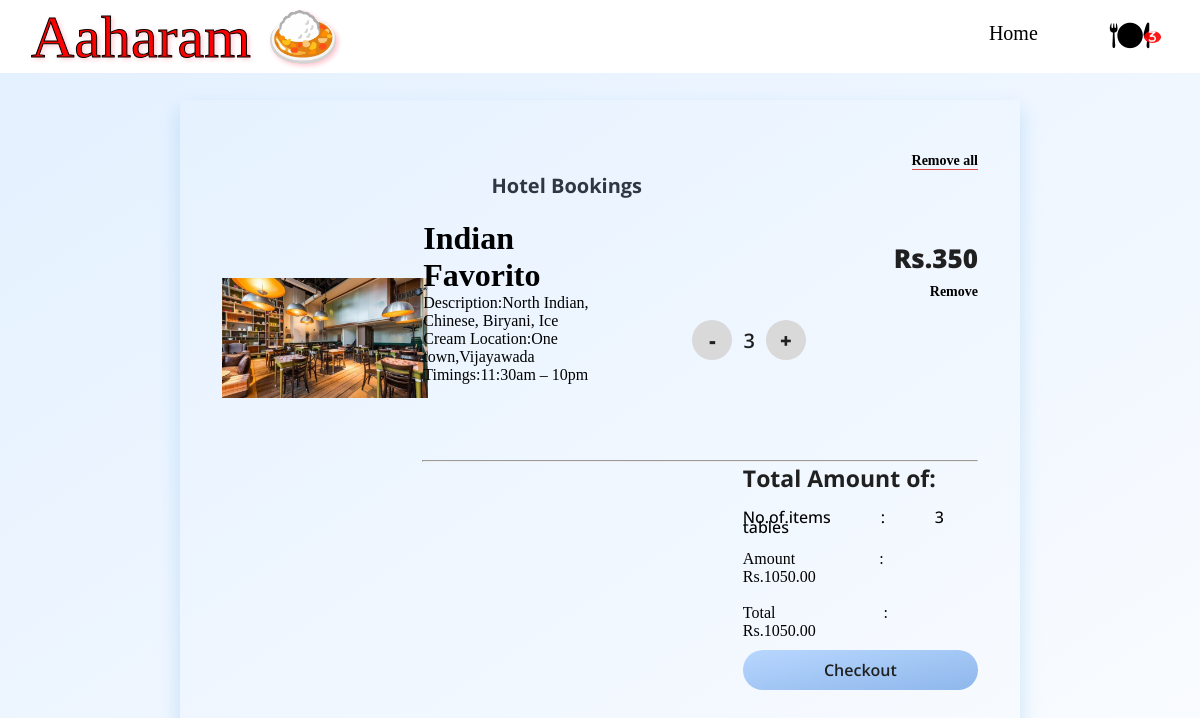
The page /dinein (signed in) on the database its author committed.
### Hositality/models.py (models this page shows, shortened)
class dine1(models.Model):
    user = models.ForeignKey(User, on_delete=models.CASCADE)
    product = models.ForeignKey(Dinein, on_delete=models.CASCADE)
    quantity = models.PositiveIntegerField(default=1)

class Dinein(models.Model):
    hname=models.CharField(max_length=200)
    Description=models.CharField(max_length=500)
    img=models.ImageField(upload_to='documents/')
    category=models.CharField(max_length=100)
    location=models.CharField(max_length=150)
    Timings=models.CharField(max_length=100)
    id = models.BigAutoField(primary_key=True)
    iprice = models.CharField(max_length=100)

### Hositality/views.py (the view)
# urls.py: path('dinein',views.dinein,name='dinein'),
def dinein(request):
    user = request.user
    cart = dine1.objects.filter(user=user)
    amount = 0
    q = 0
    for p in cart:
        k = int(p.product.iprice)
        q = q + p.quantity
        value = p.quantity * k
        amount = amount + value
    totalamount = amount
    return render(request, 'dinein.html', locals())

### Hositality/templates/dinein.html (shortened to what this page needs)
<!DOCTYPE html>
<html lang="en">
<head>
    {% load static %}
<link href="https://use.fontawesome.com/releases/v5.0.1/css/all.css" rel="stylesheet">
    <link rel='stylesheet' href="{% static 'hello.css' %}">
    <link href="https://use.fontawesome.com/releases/v5.0.1/css/all.css" rel="stylesheet">
    <link rel="stylesheet" href="https://cdnjs.cloudflare.com/ajax/libs/font-awesome/6.2.0/css/all.min.css">
    <link href="https://unpkg.com/aos@2.3.1/dist/aos.css" rel="stylesheet">
    <link rel="stylesheet" href="https://cdnjs.cloudflare.com/ajax/libs/font-awesome/4.7.0/css/font-awesome.min.css">
    <link rel="stylesheet" href="{% static 'cart.css' %}">
</head>
<body style="background-color:#FFFDD0;">
 <header>
<div class="container">
    <a href="#" class="h1">Aaharam   &#127835</a>
    <nav class="navigation bar">
    <ul class="unordered">
        <li><a href="pre">Home</a></li>
		<li>
			 <a href="dinein"> <i class="fa badge fa-lg" value={{q}} style="font-size:40px;">&#127869;</i></a>
        </li>
    </ul>
    </nav>
</div>
</header>
<br>
 <br>
 <div class="CartContainer">
   	   <div class="Header"><br>
   	   	<h3 class="Heading">Hotel Bookings</h3>
   	   	<h5 class="Action"><a href="removealld">Remove all</a></h5>
   	   </div>
        {%for item in cart%}
   	   <div class="Cart-Items">
   	   	  <div class="image-box">
   	   	  	<img src="{{item.product.img.url}}" style="height:120px" />
   	   	  </div>
   	   	  <div class="about">
   	   	  	<h1 class="ti">{{item.product.hname}}</h1>
			  Description:{{item.product.Description}}
		   Location:{{item.product.location}}
		   Timings:{{item.product.Timings}}
   	   	  </div>
   	   	  <div class="counter">
				<a class="btn" class="minus-cart" pid="{{item.product.id}}" id="product" href="minuscartd/{{item.product.id}}">-</a>
   	   	  	<span class="count" id="quantity">{{item.quantity}}</span>
			  <a class="btn plus-cart" pid="{{item.product.id}}" href="pluscartd/{{item.product.id}}" >+</a>
   	   	  </div>
   	   	  <div class="prices">
   	   	  	<div class="amount" >Rs.{{item.product.iprice}}</div>
   	   	  	<div class="remove"><u><a href="removecartd/{{item.product.id}}">Remove</a></u></div>
   	   	  </div>
   	   </div>
   	   {%endfor%}
   	 <hr>
   	 <div class="checkout">
   	 		<div class="Subtotal">Total Amount of:</div>
		 <br>
		 <div class="items">No.of.items&nbsp &nbsp&nbsp &nbsp&nbsp &nbsp&nbsp &nbsp:&nbsp &nbsp&nbsp &nbsp&nbsp &nbsp&nbsp &nbsp{{q}} tables</div>
		 <br>
		 <div id="amount">Amount &nbsp &nbsp&nbsp &nbsp&nbsp &nbsp&nbsp &nbsp&nbsp &nbsp&nbsp &nbsp&nbsp&nbsp:&nbsp &nbsp&nbsp &nbsp&nbsp &nbsp&nbsp &nbsp Rs.{{amount}}.00</div>
		 <br>
   	 	<div id="totalamount">
			Total&nbsp &nbsp&nbsp   &nbsp&nbsp &nbsp&nbsp   &nbsp&nbsp &nbsp&nbsp   &nbsp&nbsp &nbsp&nbsp   &nbsp&nbsp    &nbsp:&nbsp &nbsp&nbsp   &nbsp &nbsp&nbsp &nbsp Rs.{{totalamount}}.00
		</div>
   	 <div>
   	<a href="dineinch"> <button class="button" >Checkout</button></a>
   </div>
</div>
</body>
</html>

### Hositality/static/hello.css (style rules this page uses)
* { padding:0px; margin:0; text-decoration:none; border:border-box; box-sizing:none; list-style:none; outline:none; font-family:'Poppins'; color:black; }
:root { --orange:rgb(241,159,7); --black:rgb(0,0,0); --lightgrey:rgb(248,248,248); }
.h1 { color:red; -webkit-text-fill-color: red; -webkit-text-stroke-width: 1px; -webkit-text-stroke-color: black; font-size: 60px; font-family: Copperplate, Papyrus, fantasy; margin-left:30px; text-shadow: 2px 2px 5px pink; }
h3 { color:white; }
ul li { color:white; }
h3 { font-size:30px; margin-top:50px; }
.unordered { display:flex; }
.unordered li { margin-right:30px; margin-left:40px; margin-top:10px; font-size:20px; }
header { position:fixed; top:0; width:100%; align-items:center; z-index:2; }
.container { display:flex; justify-content:space-between; align-items:center; padding:1px; background-color:white; }
.badge:after { content:attr(value); font-size:12px; color: #fff; background: red; border-radius:50%; padding: 0 5px; position:relative; left:-8px; top:-10px; opacity:0.9; }

### Hositality/static/cart.css (style rules this page uses)
* { padding:0px; margin:0; text-decoration:none; border:border-box; box-sizing:none; list-style:none; outline:none; font-family:'Poppins'; color:black; }
:root { --orange:rgb(241,159,7); --black:rgb(0,0,0); --lightgrey:rgb(248,248,248); }
body { margin: 0; padding: 0; background: linear-gradient(to bottom right, #E3F0FF, #FAFCFF); height: 100vh; display: flex; justify-content: center; align-items: center; }
.CartContainer { margin-top:200px; width: 70%; height: 100%; background-color: ; border-radius: ; box-shadow: 0px 10px 20px #1687d933; }
.Header { margin: auto; width: 90%; height: 15%; display: flex; justify-content: space-between; align-items: center; }
.Heading { font-size: 20px; font-family: 'Open Sans'; font-weight: 700; color: #2F3841; }
.Action { font-size: 14px; font-family: 'Open Sans'; font-weight: 600; color: #E44C4C; cursor: pointer; border-bottom: 1px solid #E44C4C; }
.Cart-Items { margin: auto; width: 90%; height: 30%; display: flex; justify-content: space-between; align-items: center; }
.image-box { width: 15%; text-align: center; }
.about { height: 100%; width: 24%; }
.counter { width: 15%; display: flex; justify-content: space-between; align-items: center; }
.btn { width: 40px; height: 40px; border-radius: 50%; background-color: #d9d9d9; display: flex; justify-content: center; align-items: center; font-size: 20px; font-family: 'Open Sans'; font-weight: 900; color: #202020; cursor: pointer; }
.count { font-size: 20px; font-family: 'Open Sans'; font-weight: 600; color: #202020; }
.prices { height: 100%; text-align: right; }
.amount { padding-top: 20px; font-size: 26px; font-family: 'Open Sans'; font-weight: 800; color: #202020; }
.remove { padding-top: 5px; font-size: 14px; font-family: 'Open Sans'; font-weight: 600; color: #E44C4C; cursor: pointer; }
hr { width: 66%; float: right; margin-right: 5%; }
.checkout { float: right; margin-right: 5%; width: 28%; }
.Subtotal { font-size: 23px; font-family: 'Open Sans'; font-weight: 700; color: #202020; }
.items { font-size: 16px; font-family: 'Open Sans'; font-weight: 500; line-height: 10px; }
.button { margin-top: 10px; width: 100%; height: 40px; border: none; background: linear-gradient(to bottom right, #B8D7FF, #8EB7EB); border-radius: 20px; cursor: pointer; font-size: 16px; font-family: 'Open Sans'; font-weight: 600; color: #202020; }

### rows shown on the page
dine1: product.img (picture), product.hname "Indian Favorito", product.Description "North Indian, Chinese, Biryani, Ice Cream", product.location "One town,Vijayawada", product.Timings "11:30am – 10pm", quantity "3", product.iprice "350"

### other values the page prints
{{ q }} "3"
{{ amount }} "1050"
{{ totalamount }} "1050"
